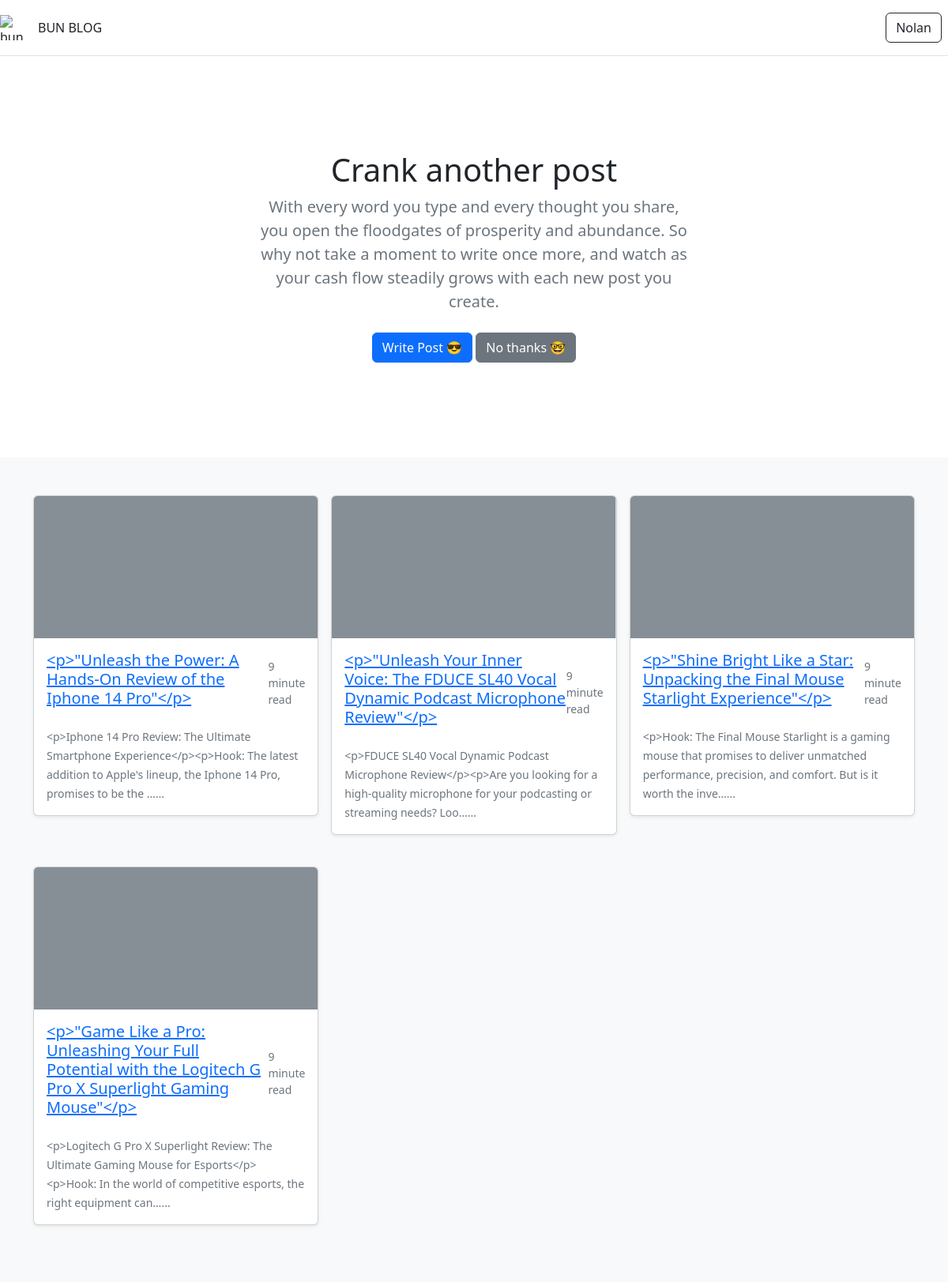
Before: / (signed in) with the older database file.
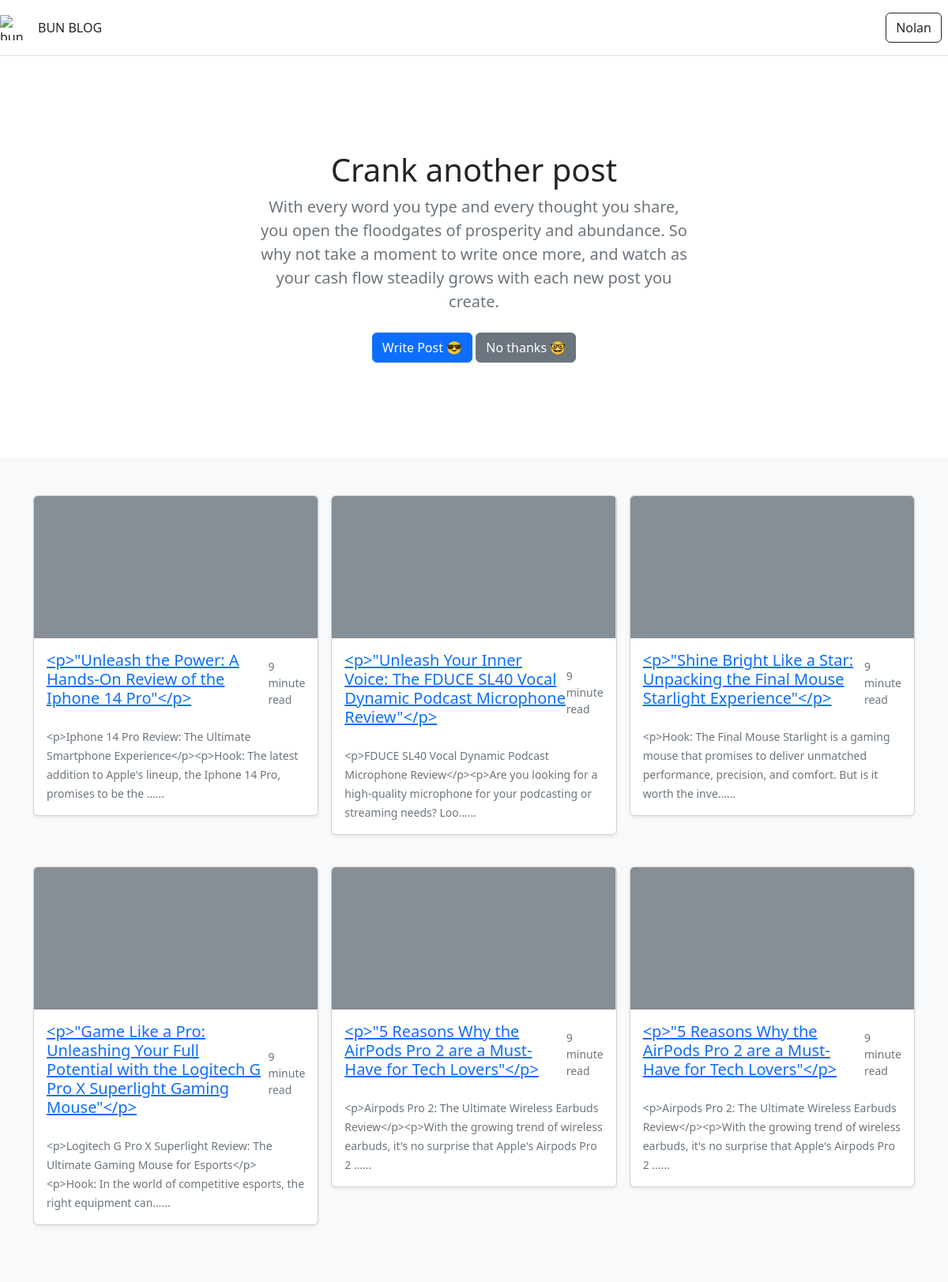
After: the same page with the newer database file.
### articles/models.py (models this page shows, shortened)
class Article(models.Model):
    user = models.ForeignKey(User, blank=True, null=True, on_delete=models.SET_NULL)
    title = models.TextField()
    meta_title = models.TextField()
    meta_description = models.TextField()
    what_is = models.TextField()
    key_things_to_consider = models.TextField()
    faq = models.TextField()
    features = models.TextField()
    prices_of_similar_products = models.TextField()
    content = models.TextField()
    image_url = models.URLField(default='https://robohash.org/test.png')
    abunda_slug = models.TextField(blank=True)
    slug = models.SlugField(unique=True, blank=True, null=True, max_length=255)
    timestamp = models.DateTimeField(auto_now_add=True)
    updated = models.DateTimeField(auto_now=True)
    publish = models.DateField(auto_now_add=False, auto_now=False, null=True, blank=True)
    published = models.BooleanField(default=False)
    tags = models.TextField(blank=True)
    objects=ArticleManager()
    def get_absolute_url(self):
        return reverse("articles:detail", kwargs={"slug": self.slug})

### bun/views.py (the view)
# urls.py: path('', home_view),
def home_view(request, *args, **kwargs):
    article_obj = Article.objects.all().first()
    article_queryset = Article.objects.all()
    context = {
        "object_list": article_queryset,
        "object": article_obj,
        'user': request.user,
    }
    HTML_STRING = render_to_string("home.html", context=context)
    return HttpResponse(HTML_STRING)

### articles/models.py (called while the page is built)
    def get_queryset(self):
        return ArticleQuerySet(self.model, using=self._db)

### templates/home.html (shortened to what this page needs)
{% extends "base.html" %}
{% block content %}
<main>
    <section class="py-5 text-center container">
      <div class="row py-lg-5">
        <div class="col-lg-6 col-md-8 mx-auto">
          <h1 class="fw-light">Crank another post</h1>
          <p class="lead text-muted">With every word you type and every thought you share, you open the floodgates of prosperity and abundance. So why not take a moment to write once more, and watch as your cash flow steadily grows with each new post you create.</p>
          <p>
            <a href="/articles/create/" class="btn btn-primary my-2">Write Post 😎</a>
            <a class="btn btn-secondary my-2" data-bs-toggle="modal" href="#exampleModalToggle" role="button">No thanks 🤓</a>
          </p>
        </div>
      </div>
    </section>
    {% if user.is_superuser %}
        <div class="album py-5 bg-light">
          <div class="container">
            <div class="row row-cols-1 row-cols-sm-2 row-cols-md-3 g-3">
              {% for object in object_list %}
                  {% include 'articles/list-inline.html' with article=object%}
              {% endfor %}
            </div>
          </div>
        </div>
    {% endif %}
  </main>
{% endblock %}

### templates/base.html (shortened to what this page needs)
<!doctype html>
<html lang="en">
  <head>
    {% include 'head.html' %}
  </head>
  <body>
    {% include 'navbar.html' %}
    {% block content %}
    {% endblock %}
  </body>
</html>

### templates/head.html (shortened to what this page needs)
<link href="https://cdn.jsdelivr.net/npm/bootstrap@5.2.3/dist/css/bootstrap.min.css" rel="stylesheet">

### templates/navbar.html
<header class="d-flex flex-wrap align-items-center justify-content-center justify-content-md-between py-3 mb-4 border-bottom">
  <a href="/" class="d-flex align-items-center col-md-3 mb-2 mb-md-0 text-dark text-decoration-none">
    <img class="bi me-2" width="40" height="32" role="img" aria-label="Bootstrap" src="https://cdn-icons-png.flaticon.com/512/5410/5410578.png" alt="bun blog">
    BUN BLOG
  </a>
  <div class="col-md-3 text-end">
    {% if user.is_authenticated %}
    <a href="/profile/" class="btn btn-outline-dark me-2">
      {{ user.username|title }}
    </a>
    {% else %}
      <a href="/login/" class="btn btn-primary me-2" role="button">Login</a>
    {% endif %}
  </div>
</header>

### templates/articles/list-inline.html (shortened to what this page needs)
<div class="col">
    <div class="card mb-4 shadow-sm">
        <svg class="bd-placeholder-img card-img-top" width="100%" height="180" xmlns="http://www.w3.org/2000/svg" preserveAspectRatio="xMidYMid slice" focusable="false" role="img" aria-label="Placeholder: Image cap">
            <title>Placeholder</title>
            <rect width="100%" height="100%" fill="#868e96"></rect>
        </svg>
        <div class="card-body">
            <div class="d-flex justify-content-between align-items-center">
                <a href='{{ object.get_absolute_url }}'><h5 class="card-title stretched-link">{{object.title}}</h5></a>
                <small class="text-muted">9 minute read</small>
            </div>
            <p class="card-text"><small class="text-muted">{{object.content| truncatechars:150}}...</small></p>
        </div>
    </div>
</div>

Changed rows visible on the page:
added Article: title "<p>\"5 Reasons Why the AirPods Pro 2 are a Must-Have for Tech Lovers\"</p>", content "<p>Airpods Pro 2: The Ultimate Wireless Earbuds Review</p><p>With the growing trend of wireless earbuds, it's no surprise that Apple's Airpods Pro 2 …"
added Article: title "<p>\"5 Reasons Why the AirPods Pro 2 are a Must-Have for Tech Lovers\"</p>", content "<p>Airpods Pro 2: The Ultimate Wireless Earbuds Review</p><p>With the growing trend of wireless earbuds, it's no surprise that Apple's Airpods Pro 2 …"
